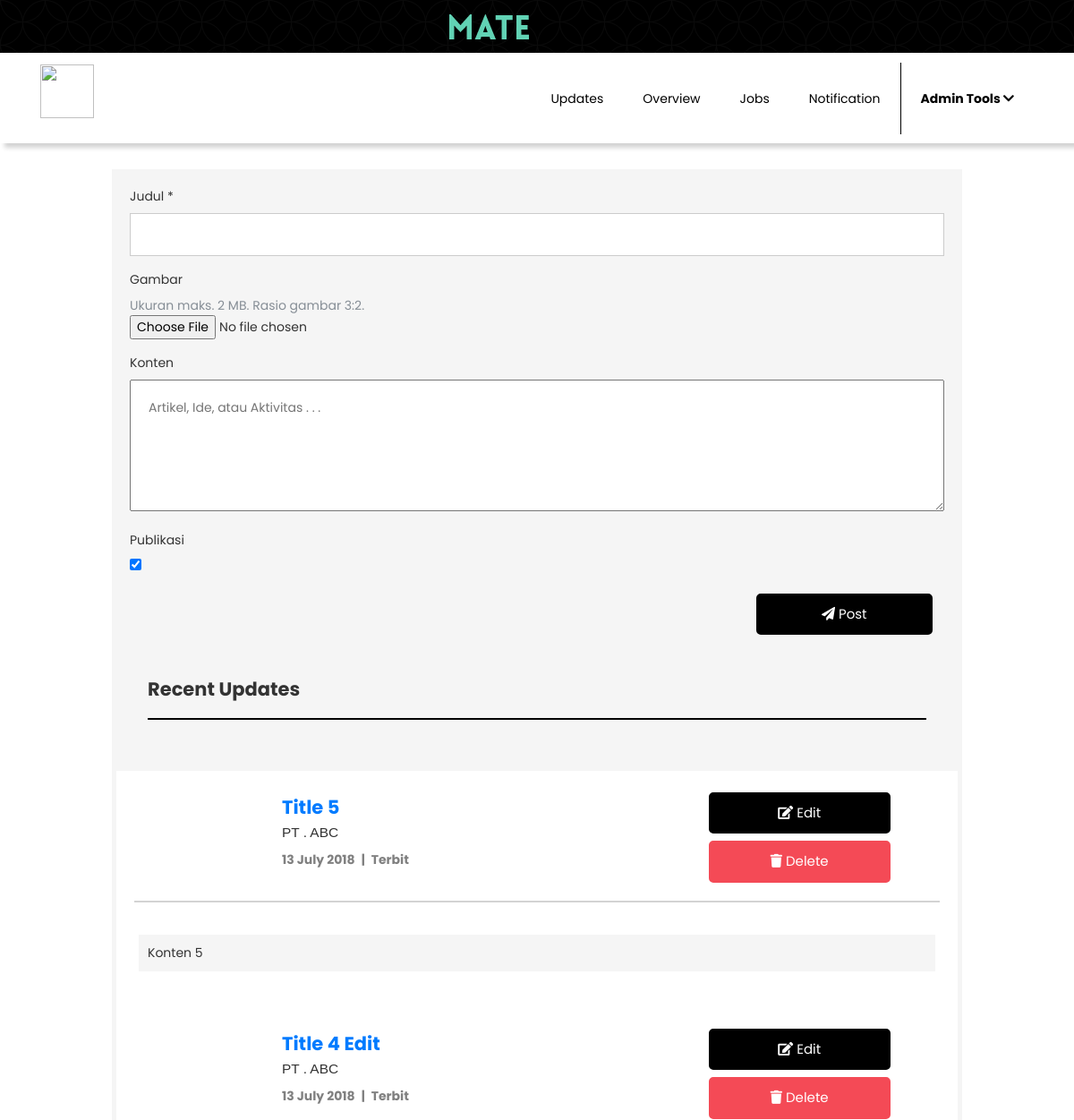
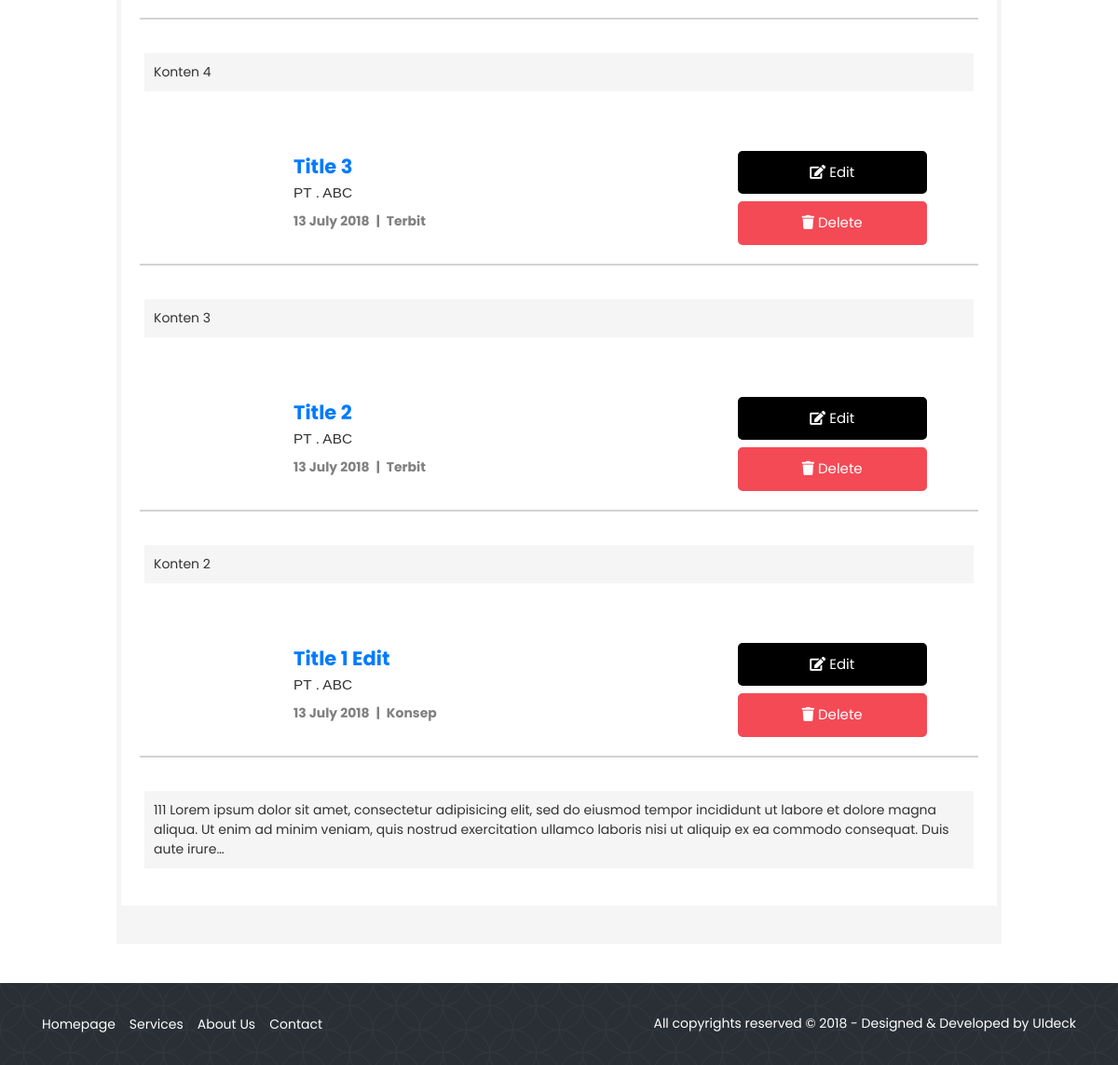
/CompanyMember/updates_page, run on the app's committed database (2 pictures, top to bottom).
### tables this page shows
CREATE TABLE `company_update` (
  `id_company_update` int(11) NOT NULL,
  `id_company` int(11) NOT NULL,
  `title` varchar(200) NOT NULL,
  `content` text,
  `image` varchar(100) DEFAULT NULL,
  `status` tinyint(1) NOT NULL DEFAULT '1' COMMENT '0: draft, 1: publish',
  `created_at` timestamp NOT NULL DEFAULT CURRENT_TIMESTAMP
);

### application/controllers/CompanyMember.php (called while the page is built, shortened)
<?php
class CompanyMember extends CI_Controller
{
	public function __construct()
	{
		$this->load->helper('url');
		$this->load->helper('form');
		$this->load->library('form_validation');
		$this->load->library('session');
		$this->load->library('pagination');
		$this->load->model('company_member_models/CompanyUpdatesModel');
		$this->load->model('company_member_models/CompanyJobVacancyModel');
	}
	public function updates_page()
	{
		$id_company = 1;
		$data['company_name'] = "PT . ABC";
		$base_url = site_url('company/updates/page');
		$uri_segment = 4;
		$limit_per_page = 10;
        $total_rows = $this->CompanyUpdatesModel->get_total();
        $start_index = ($this->uri->segment($uri_segment) ? $this->uri->segment($uri_segment) : 1) - 1;
        $start_index = $start_index * $limit_per_page;
		$data['company_updates'] = $this->CompanyUpdatesModel->get_all($id_company, $limit_per_page, $start_index);
		$data['links'] = $this->custom_pagination($base_url, $uri_segment, $limit_per_page, $total_rows);
		$this->load->view('skin/front_end/header_company_page_topbar');
		$this->load->view('skin/front_end/navbar_company_page');
		$this->load->view('content_front_end/company_updates_page', $data);
		$this->load->view('skin/front_end/footer_company_page');
	}
	private function custom_pagination($base_url, $uri_segment, $limit_per_page, $total_rows)
	{
        $config['base_url'] = $base_url;
		$config["uri_segment"] = $uri_segment;
		$config['per_page'] = $limit_per_page;
		$config['total_rows'] = $total_rows;
        $config['num_links'] = 3;
        $config['use_page_numbers'] = TRUE;
        $config['reuse_query_string'] = TRUE;
        $config['full_tag_open'] = '<nav class="fit-content">';
        $config['full_tag_close'] = '</nav>';
        $config['first_link'] = 'First Page';
        $config['first_tag_open'] = '<li class="firstlink">';
        $config['first_tag_close'] = '</li>';
        $config['last_link'] = 'Last Page';
        $config['last_tag_open'] = '<li class="lastlink">';
        $config['last_tag_close'] = '</li>';
        $config['prev_link'] = 'Prev Page';
        $config['prev_tag_open'] = '<li class="prevlink">';
        $config['prev_tag_close'] = '</li>';
        $config['next_link'] = 'Next Page';
        $config['next_tag_open'] = '<li class="nextlink">';
        $config['next_tag_close'] = '</li>';
        $config['cur_tag_open'] = '<li class="curlink">';
        $config['cur_tag_close'] = '</li>';
        $config['num_tag_open'] = '<li class="numlink">';
        $config['num_tag_close'] = '</li>';
		$this->pagination->initialize($config);
        return $this->pagination->create_links();
	}
}

### index.php (called while the page is built, shortened)
<?php
require_once BASEPATH.'core/CodeIgniter.php';

### application/models/company_member_models/CompanyUpdatesModel.php (called while the page is built, shortened)
<?php
	class CompanyUpdatesModel extends CI_Model
	{
		public function get_all($id_company, $limit_per_page, $start_index)
		{
			$this->db->select('*');
			$this->db->from('company_update');
			$this->db->where('id_company', $id_company);
			$this->db->order_by('created_at', 'DESC');
			$this->db->limit($limit_per_page, $start_index);
			return $this->db->get()->result();
		}
	}

### application/helpers/custom_helper.php (called while the page is built, shortened)
<?php
function displayDate($date)
{
    if ($date != null && $date != '' && $date != '0000-00-00') {
        return date('d F Y', strtotime($date));
    }
    else{
        return "-";
    }
}
function displayCompanyUpdateStatus($status)
{
    if ($status == 0) {
        return "Konsep";
    }
    else{
        return "Terbit";
    }
}

### application/views/content_front_end/company_updates_page.php (the view, shortened to what this page needs)
<div class="container">
	<div class="row">
		<div class="col-lg-1"></div>
		<div class="col-lg-10" style="background: whitesmoke; padding: 20px; width: 100%;">
			<div class="row">
				<div class="col-md-12 add-company-updates">
					<form role="form" enctype="multipart/form-data" action="<?php echo site_url('company/updates/store');?>" method="POST" enctype="multipart/form-data">
						<div class="row">
							<div class="col-md-12">
								<div class="form-group">
									<label>Judul *</label>
									<input type="text" name="title" class="form-control" value="<?php echo set_value('title'); ?>" required>
								</div>
								<div class="form-group image-updates">
									<label>Gambar</label>
									<div class="text-muted">Ukuran maks. 2 MB. Rasio gambar 3:2.</div>
									<input type="file" name="image" accept="image/*" id="image-browse">
								</div>
								<div class="form-group">
									<label>Konten</label>
									<div class='box-body pad'>
										<textarea style="padding: 20px; width: 100%;" placeholder="Artikel, Ide, atau Aktivitas . . ." required name="content" rows="5"><?php
				                        ?></textarea>
				                        <br>
									</div>
				                </div>
								<div class="form-group">
									<label>Publikasi</label>
									<br>
									<input type="checkbox" name="status" value="1" <?php echo set_value('status')==1 ? "checked" : ""; echo empty(set_value('status')) ? "checked" : "" ?> >
								</div>
							</div>
						</div>
						<div class="row">
							<div class="col-md-12">
								<div class="col-md-3" style="float: right;">
									<button type="submit" class="button button1"><i class="fa fa-paper-plane"></i> Post</button>
								</div>
							</div>
						</div>
					</form>
				</div>
			</div>
			<br>
			<div class="row" style="background: whitesmoke; padding: 20px;">
				<div class="col-md-12">
					<strong style="font-size: 1.5em;">Recent Updates</strong>
					<hr style="border: solid 1px black;">
				</div>
			</div>
			<br>
			<div class="row company-updates">
				<?php
					if($company_updates != null) {
						foreach ($company_updates as $company_update):
				?>
				<div class="col-md-12 item">
					<div class="row">
						<div class="col-md-2 image-wrapper">
							<figure class="image-bg img-fulid" style="background-image: url('<?php echo base_url('asset/img/upload_img_company_updates/') . $company_update->image;?>');"></figure>
						</div>
						<div class="col-md-6 item-attribute">
							<strong class="company-update-title">
								<a href="<?php echo site_url('company/updates/detail/') . $company_update->id_company_update;?>">
									<?php echo $company_update->title; ?>
								</a>
							</strong>
							<p class="company-name">
								<?php echo $company_name; ?>
							</p>
							<strong class="text-gray">
								<?php
									echo displayDate($company_update->created_at);
									echo '<span class="space">|</span>'. displayCompanyUpdateStatus($company_update->status);
								?>
							</strong>
						</div>
						<div class="col-md-3" >
							<a href="<?php echo site_url('company/updates/edit/') . $company_update->id_company_update;?>" class="button button1">
								<i class="fa fa-edit"></i> Edit
							</a>
							<a href="#!" class="button button3" data-toggle="modal" data-target=".modal-delete" data-id="<?php echo $company_update->id_company_update;?>">
								<i class="fa fa-trash"></i> Delete
							</a>
						</div>
					</div>
					<hr class="lightgray-line">
					<div class="row" style="padding: 20px;">
						<div class="col-md-12 company-update-content">
							<?php echo character_limiter($company_update->content, 250); ?>
						</div>
					</div>
				</div>
				<?php
						endforeach;
					}
				?>
			</div>
		<?php if (isset($links)) { ?>
			<br>
        <?php } ?>
		</div>
		<div class="col-lg-1"></div>
	</div>
	<br><br>
</div>

### asset/Template Company Profile/css/main.css (style rules this page uses)
body { font-family: 'Poppins', sans-serif; color: #333; font-size: 14px; font-weight: 400; background: #fff; overflow-x: hidden; }
html { overflow-x: hidden; }
p { font-size: 14px; line-height: 26px; }
a { -webkit-transition: all 0.2s linear; -moz-transition: all 0.2s linear; -o-transition: all 0.2s linear; transition: all 0.2s linear; }
.form-control { width: 100%; margin-bottom: 10px; padding: 14px; border-color: #fff; border-radius: 0px; color: #fff; background: transparent; font-size: 14px; -webkit-transition: all 0.3s; -moz-transition: all 0.3s; transition: all 0.3s; }

### asset/css/company-member.css (style rules this page uses)
.button { background-color: #4CAF50; border: none; border-radius: 5px; width: 100%; color: white; padding: 10px 30px; text-align: center; text-decoration: none; display: inline-block; font-size: 15px; margin: 4px 2px; -webkit-transition-duration: 0.4s; transition-duration: 0.4s; cursor: pointer; }
.button1 { background-color: black; color: white; border: 2px solid black; }
.button3 { background-color: #f44a56; color: white; border: 2px solid #f44a56; }
.form-control { color: #333; border-color: #ccc; background-color: #fff; }
.image-bg { background-size: cover; background-position: center; background-repeat: no-repeat; }
.space { margin-left: 7px; margin-right: 7px; }
.company-updates { background-color: #fff; }
.company-updates .item { padding: 20px; }
.image-wrapper { padding-left: 20px; }
.company-updates .image-bg { width: 100%; height: 100px; }
.company-updates .item-attribute { padding: 5px; margin-left: 20px; }
.company-update-title { font-size: 1.5em; }
.company-name { font-size: 1.1em; font-family: sans-serif; }
.text-gray { color: gray; }
.lightgray-line { border: solid 1px lightgray; }
.company-update-content { background: whitesmoke; padding: 10px; }
figure { margin-bottom: 0px; }
p { margin-bottom: 7px; }

### data on the page
company_update: title "Title 5", created_at "13 July 2018", status "Terbit", content "Konten 5"
company_update: title "Title 4 Edit", created_at "13 July 2018", status "Terbit", content "Konten 4"
company_update: title "Title 3", created_at "13 July 2018", status "Terbit", content "Konten 3"
company_update: title "Title 2", created_at "13 July 2018", status "Terbit", content "Konten 2"
company_update: title "Title 1 Edit", created_at "13 July 2018", status "Konsep", content "111 Lorem ipsum dolor sit amet, consectetur adipisicing elit, sed do eiusmod tempor incididunt ut labore et dolore magna aliqua. Ut enim ad minim veniam, quis nostrud exercitation ullamco laboris nisi ut aliquip ex ea commodo consequat. Duis aute irure…"
